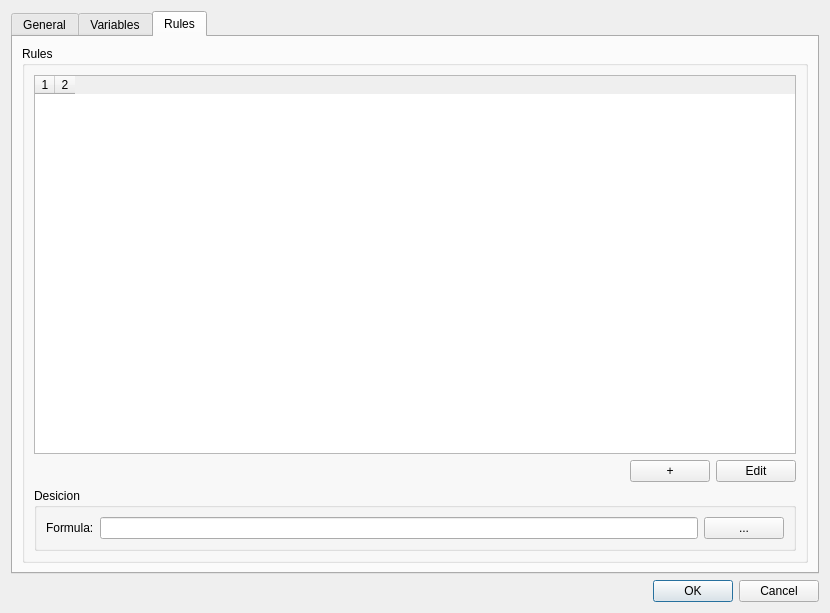
<?xml version="1.0" encoding="UTF-8"?>
<ui version="4.0">
 <class>GUICellularAutomata</class>
 <widget class="QDialog" name="GUICellularAutomata">
  <property name="geometry">
   <rect>
    <x>0</x>
    <y>0</y>
    <width>830</width>
    <height>613</height>
   </rect>
  </property>
  <property name="windowTitle">
   <string>Dialog</string>
  </property>
  <layout class="QVBoxLayout" name="verticalLayout_10">
   <item>
    <layout class="QVBoxLayout" name="verticalLayout_9">
     <item>
      <widget class="QTabWidget" name="tabWidget">
       <property name="currentIndex">
        <number>2</number>
       </property>
       <widget class="QWidget" name="tab_3">
        <attribute name="title">
         <string>General</string>
        </attribute>
        <layout class="QGridLayout" name="gridLayout_4">
         <item row="0" column="0">
          <layout class="QVBoxLayout" name="verticalLayout_5">
           <item>
            <widget class="QGroupBox" name="groupBox_2">
             <property name="sizePolicy">
              <sizepolicy hsizetype="Preferred" vsizetype="Preferred">
               <horstretch>0</horstretch>
               <verstretch>0</verstretch>
              </sizepolicy>
             </property>
             <property name="title">
              <string>Cellular Automata</string>
             </property>
             <layout class="QGridLayout" name="gridLayout_2">
              <item row="0" column="0">
               <layout class="QGridLayout" name="gridLayout_3">
                <item row="0" column="1">
                 <widget class="QSpinBox" name="spinBox_Steps"/>
                </item>
                <item row="0" column="0">
                 <widget class="QLabel" name="label_4">
                  <property name="text">
                   <string>Steps</string>
                  </property>
                 </widget>
                </item>
               </layout>
              </item>
             </layout>
            </widget>
           </item>
          </layout>
         </item>
         <item row="1" column="0">
          <widget class="QGroupBox" name="groupBox">
           <property name="title">
            <string>Output Map</string>
           </property>
           <layout class="QGridLayout" name="gridLayout">
            <item row="0" column="1">
             <widget class="QLineEdit" name="lineEdit_Height">
              <property name="layoutDirection">
               <enum>Qt::LeftToRight</enum>
              </property>
              <property name="alignment">
               <set>Qt::AlignRight|Qt::AlignTrailing|Qt::AlignVCenter</set>
              </property>
             </widget>
            </item>
            <item row="1" column="1">
             <widget class="QLineEdit" name="lineEdit_Width">
              <property name="alignment">
               <set>Qt::AlignRight|Qt::AlignTrailing|Qt::AlignVCenter</set>
              </property>
             </widget>
            </item>
            <item row="2" column="1">
             <widget class="QLineEdit" name="lineEdit_CellSize">
              <property name="alignment">
               <set>Qt::AlignRight|Qt::AlignTrailing|Qt::AlignVCenter</set>
              </property>
             </widget>
            </item>
            <item row="0" column="0">
             <widget class="QLabel" name="label">
              <property name="text">
               <string>Height</string>
              </property>
             </widget>
            </item>
            <item row="1" column="0">
             <widget class="QLabel" name="label_2">
              <property name="text">
               <string>Width</string>
              </property>
             </widget>
            </item>
            <item row="2" column="0">
             <widget class="QLabel" name="label_3">
              <property name="text">
               <string>CellSize</string>
              </property>
             </widget>
            </item>
            <item row="0" column="2">
             <widget class="QCheckBox" name="checkBox_Height">
              <property name="text">
               <string>from Outside</string>
              </property>
             </widget>
            </item>
            <item row="1" column="2">
             <widget class="QCheckBox" name="checkBox_Width">
              <property name="text">
               <string>from Outside</string>
              </property>
             </widget>
            </item>
            <item row="2" column="2">
             <widget class="QCheckBox" name="checkBox_CellSize">
              <property name="text">
               <string>from Outside</string>
              </property>
             </widget>
            </item>
           </layout>
          </widget>
         </item>
         <item row="2" column="0">
          <widget class="QGroupBox" name="groupBox_3">
           <property name="title">
            <string>Landscapes</string>
           </property>
           <layout class="QVBoxLayout" name="verticalLayout_2">
            <item>
             <layout class="QVBoxLayout" name="verticalLayout">
              <item>
               <widget class="QListWidget" name="listWidget_landscapes"/>
              </item>
              <item>
               <widget class="QPushButton" name="pushButton_addLandscape">
                <property name="text">
                 <string>+</string>
                </property>
               </widget>
              </item>
             </layout>
            </item>
           </layout>
          </widget>
         </item>
        </layout>
       </widget>
       <widget class="QWidget" name="tab_4">
        <attribute name="title">
         <string>Variables</string>
        </attribute>
        <layout class="QHBoxLayout" name="horizontalLayout_5">
         <item>
          <layout class="QVBoxLayout" name="verticalLayout_6">
           <item>
            <widget class="QGroupBox" name="groupBox_4">
             <property name="title">
              <string>Neighbourhoods/Values</string>
             </property>
             <layout class="QHBoxLayout" name="horizontalLayout">
              <item>
               <layout class="QVBoxLayout" name="verticalLayout_3">
                <item>
                 <widget class="QTableWidget" name="tableWidget_neighs">
                  <property name="cursor" stdset="0">
                   <cursorShape>ArrowCursor</cursorShape>
                  </property>
                  <property name="horizontalScrollBarPolicy">
                   <enum>Qt::ScrollBarAlwaysOff</enum>
                  </property>
                  <property name="autoScroll">
                   <bool>false</bool>
                  </property>
                  <property name="columnCount">
                   <number>3</number>
                  </property>
                  <attribute name="horizontalHeaderVisible">
                   <bool>false</bool>
                  </attribute>
                  <attribute name="horizontalHeaderDefaultSectionSize">
                   <number>0</number>
                  </attribute>
                  <attribute name="verticalHeaderVisible">
                   <bool>false</bool>
                  </attribute>
                  <column/>
                  <column/>
                  <column/>
                 </widget>
                </item>
                <item>
                 <widget class="QPushButton" name="pushButton_addNeigh">
                  <property name="text">
                   <string>+</string>
                  </property>
                 </widget>
                </item>
               </layout>
              </item>
             </layout>
            </widget>
           </item>
          </layout>
         </item>
        </layout>
       </widget>
       <widget class="QWidget" name="tab_5">
        <attribute name="title">
         <string>Rules</string>
        </attribute>
        <layout class="QVBoxLayout" name="verticalLayout_8">
         <item>
          <layout class="QVBoxLayout" name="verticalLayout_7">
           <item>
            <widget class="QGroupBox" name="groupBox_6">
             <property name="title">
              <string>Rules</string>
             </property>
             <layout class="QHBoxLayout" name="horizontalLayout_2">
              <item>
               <layout class="QVBoxLayout" name="verticalLayout_4">
                <item>
                 <widget class="QTableWidget" name="tableWidget_rules">
                  <property name="horizontalScrollBarPolicy">
                   <enum>Qt::ScrollBarAlwaysOff</enum>
                  </property>
                  <property name="rowCount">
                   <number>0</number>
                  </property>
                  <property name="columnCount">
                   <number>2</number>
                  </property>
                  <attribute name="horizontalHeaderDefaultSectionSize">
                   <number>0</number>
                  </attribute>
                  <attribute name="verticalHeaderVisible">
                   <bool>false</bool>
                  </attribute>
                  <column/>
                  <column/>
                 </widget>
                </item>
                <item>
                 <layout class="QHBoxLayout" name="horizontalLayout_10">
                  <property name="sizeConstraint">
                   <enum>QLayout::SetDefaultConstraint</enum>
                  </property>
                  <property name="leftMargin">
                   <number>0</number>
                  </property>
                  <property name="topMargin">
                   <number>0</number>
                  </property>
                  <item>
                   <spacer name="horizontalSpacer">
                    <property name="orientation">
                     <enum>Qt::Horizontal</enum>
                    </property>
                    <property name="sizeHint" stdset="0">
                     <size>
                      <width>40</width>
                      <height>20</height>
                     </size>
                    </property>
                   </spacer>
                  </item>
                  <item>
                   <widget class="QPushButton" name="pushButton_formula">
                    <property name="text">
                     <string>+</string>
                    </property>
                   </widget>
                  </item>
                  <item>
                   <widget class="QPushButton" name="pushButton_edit">
                    <property name="text">
                     <string>Edit</string>
                    </property>
                   </widget>
                  </item>
                 </layout>
                </item>
                <item>
                 <widget class="QGroupBox" name="groupBox_5">
                  <property name="title">
                   <string>Desicion</string>
                  </property>
                  <layout class="QHBoxLayout" name="horizontalLayout_4">
                   <item>
                    <layout class="QHBoxLayout" name="horizontalLayout_3">
                     <item>
                      <widget class="QLabel" name="label_5">
                       <property name="text">
                        <string>Formula:</string>
                       </property>
                      </widget>
                     </item>
                     <item>
                      <widget class="QLineEdit" name="lineEdit_descision"/>
                     </item>
                     <item>
                      <widget class="QPushButton" name="pushButton_expression">
                       <property name="text">
                        <string>...</string>
                       </property>
                      </widget>
                     </item>
                    </layout>
                   </item>
                  </layout>
                 </widget>
                </item>
               </layout>
              </item>
             </layout>
            </widget>
           </item>
          </layout>
         </item>
        </layout>
       </widget>
      </widget>
     </item>
    </layout>
   </item>
   <item>
    <widget class="QDialogButtonBox" name="buttonBox">
     <property name="orientation">
      <enum>Qt::Horizontal</enum>
     </property>
     <property name="standardButtons">
      <set>QDialogButtonBox::Cancel|QDialogButtonBox::Ok</set>
     </property>
    </widget>
   </item>
  </layout>
 </widget>
 <resources/>
 <connections>
  <connection>
   <sender>buttonBox</sender>
   <signal>accepted()</signal>
   <receiver>GUICellularAutomata</receiver>
   <slot>accept()</slot>
   <hints>
    <hint type="sourcelabel">
     <x>248</x>
     <y>254</y>
    </hint>
    <hint type="destinationlabel">
     <x>157</x>
     <y>274</y>
    </hint>
   </hints>
  </connection>
  <connection>
   <sender>buttonBox</sender>
   <signal>rejected()</signal>
   <receiver>GUICellularAutomata</receiver>
   <slot>reject()</slot>
   <hints>
    <hint type="sourcelabel">
     <x>316</x>
     <y>260</y>
    </hint>
    <hint type="destinationlabel">
     <x>286</x>
     <y>274</y>
    </hint>
   </hints>
  </connection>
 </connections>
</ui>
